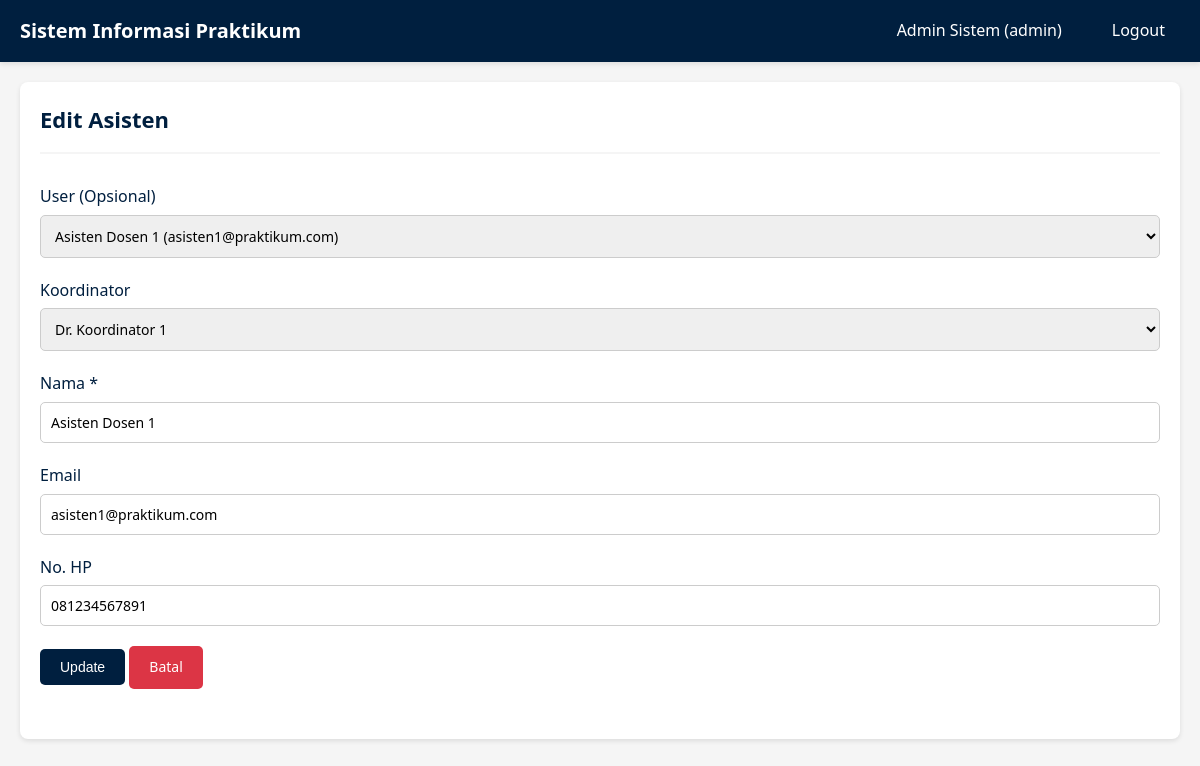
The app's page /admin/asisten_edit.php?id=1 (signed in) with its own data.
### tables this page shows
CREATE TABLE IF NOT EXISTS asisten_dosen (
    id INT AUTO_INCREMENT PRIMARY KEY,
    user_id INT,
    koordinator_id INT,
    nama VARCHAR(100) NOT NULL,
    email VARCHAR(100),
    no_hp VARCHAR(20),
    FOREIGN KEY (user_id) REFERENCES users(id) ON DELETE SET NULL,
    FOREIGN KEY (koordinator_id) REFERENCES koordinator(id) ON DELETE SET NULL
);

CREATE TABLE IF NOT EXISTS users (
    id INT AUTO_INCREMENT PRIMARY KEY,
    nama VARCHAR(100) NOT NULL,
    email VARCHAR(100) UNIQUE NOT NULL,
    password VARCHAR(255) NOT NULL,
    nim VARCHAR(20),
    role ENUM('admin', 'asisten_dosen', 'praktikan') NOT NULL,
    created_at TIMESTAMP DEFAULT CURRENT_TIMESTAMP
);

CREATE TABLE IF NOT EXISTS koordinator (
    id INT AUTO_INCREMENT PRIMARY KEY,
    user_id INT,
    nama VARCHAR(100) NOT NULL,
    email VARCHAR(100),
    no_hp VARCHAR(20),
    FOREIGN KEY (user_id) REFERENCES users(id) ON DELETE SET NULL
);

### admin/asisten_edit.php (the view, shortened to what this page needs)
<?php
require_once '../config/database.php';
$id = $_GET['id'] ?? '';
$asisten = $conn->query("SELECT * FROM asisten_dosen WHERE id = " . intval($id))->fetch_assoc();
$users = $conn->query("SELECT * FROM users WHERE role IN ('asisten_dosen', 'admin') OR id NOT IN (SELECT user_id FROM asisten_dosen WHERE user_id IS NOT NULL AND id != " . intval($id) . ") ORDER BY nama");
$koordinator = $conn->query("SELECT * FROM koordinator ORDER BY nama");
?>
<!DOCTYPE html>
<html lang="id">
<head>
    <link rel="stylesheet" href="../assets/css/style.css">
</head>
<body>
    <?php include '../includes/navbar.php'; ?>
    <div class="container">
        <div class="card">
            <div class="card-header">
                <h2>Edit Asisten</h2>
            </div>
            <div class="card-body">
                <form method="POST" action="">
                    <div class="form-group">
                        <label for="user_id">User (Opsional)</label>
                        <select id="user_id" name="user_id">
                            <?php while ($u = $users->fetch_assoc()): ?>
                                <option value="<?php echo $u['id']; ?>" <?php echo $u['id'] == $asisten['user_id'] ? 'selected' : ''; ?>>
                                    <?php echo htmlspecialchars($u['nama'] . ' (' . $u['email'] . ')'); ?>
                                </option>
                            <?php endwhile; ?>
                        </select>
                    </div>
                    <div class="form-group">
                        <label for="koordinator_id">Koordinator</label>
                        <select id="koordinator_id" name="koordinator_id">
                            <?php while ($k = $koordinator->fetch_assoc()): ?>
                                <option value="<?php echo $k['id']; ?>" <?php echo $k['id'] == $asisten['koordinator_id'] ? 'selected' : ''; ?>>
                                    <?php echo htmlspecialchars($k['nama']); ?>
                                </option>
                            <?php endwhile; ?>
                        </select>
                    </div>
                    <div class="form-group">
                        <label for="nama">Nama *</label>
                        <input type="text" id="nama" name="nama" value="<?php echo htmlspecialchars($asisten['nama']); ?>" required>
                    </div>
                    <div class="form-group">
                        <label for="email">Email</label>
                        <input type="email" id="email" name="email" value="<?php echo htmlspecialchars($asisten['email'] ?? ''); ?>">
                    </div>
                    <div class="form-group">
                        <label for="no_hp">No. HP</label>
                        <input type="text" id="no_hp" name="no_hp" value="<?php echo htmlspecialchars($asisten['no_hp'] ?? ''); ?>">
                    </div>
                    <div class="form-group">
                        <button type="submit" class="btn btn-primary">Update</button>
                        <a href="asisten.php" class="btn btn-danger">Batal</a>
                    </div>
                </form>
            </div>
        </div>
    </div>
</body>
</html>

### assets/css/style.css (style rules this page uses)
* { margin: 0; padding: 0; box-sizing: border-box; }
:root { --navy-blue: #001f3f; --navy-blue-light: #003d7a; --navy-blue-dark: #001529; --black: #000000; --white: #ffffff; --gray-light: #f5f5f5; --gray: #cccccc; --gray-dark: #666666; --success: #28a745; --danger: #dc3545; --warning: #ffc107; --info: #17a2b8; }
body { font-family: 'Segoe UI', Tahoma, Geneva, Verdana, sans-serif; background-color: var(--gray-light); color: var(--black); line-height: 1.6; }
.container { max-width: 1200px; margin: 0 auto; padding: 20px; }
.card { background: var(--white); border-radius: 8px; padding: 20px; margin-bottom: 20px; box-shadow: 0 2px 5px rgba(0, 0, 0, 0.1); }
.card-header { border-bottom: 2px solid var(--gray-light); padding-bottom: 15px; margin-bottom: 20px; }
.card-header h2 { color: var(--navy-blue); font-size: 22px; }
.card-body { padding: 10px 0; }
.btn { padding: 10px 20px; border: none; border-radius: 5px; cursor: pointer; font-size: 14px; text-decoration: none; display: inline-block; transition: all 0.3s; text-align: center; }
.btn-primary { background-color: var(--navy-blue); color: var(--white); }
.btn-danger { background-color: var(--danger); color: var(--white); }
.form-group { margin-bottom: 20px; }
.form-group label { display: block; margin-bottom: 5px; color: var(--navy-blue); font-weight: 500; }
.form-group input, .form-group select, .form-group textarea { width: 100%; padding: 10px; border: 1px solid var(--gray); border-radius: 5px; font-size: 14px; font-family: inherit; }

### records on screen
asisten_dosen: user_id "Asisten Dosen 1 (asisten1@praktikum.com)", koordinator_id "Dr. Koordinator 1", nama "Asisten Dosen 1", email "asisten1@praktikum.com", no_hp "081234567891"

### other values on screen
$currentUser['nama'] "Admin Sistem"
$currentUser['role'] "admin"
